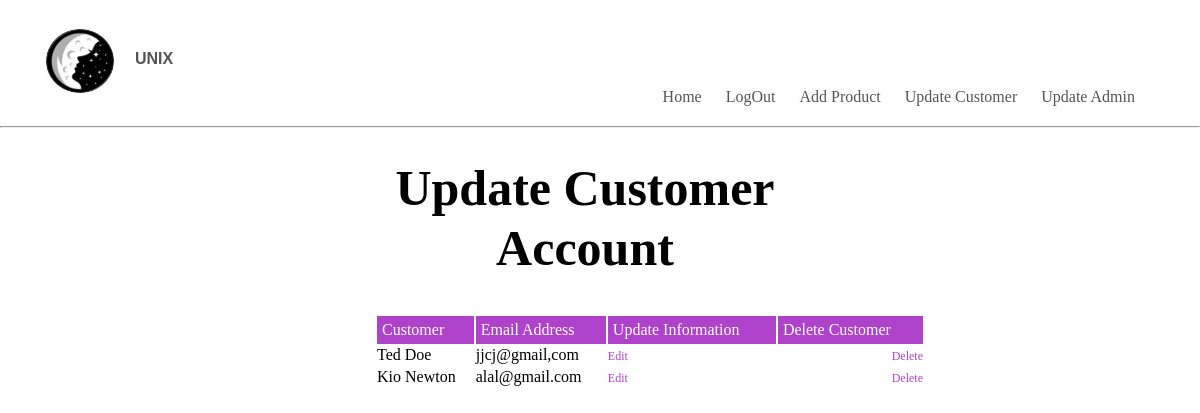
/updatecustomer.php (signed in), run on the app's committed database.
### tables this page shows
CREATE TABLE `users` (
  `id` int(11) NOT NULL,
  `userType` varchar(255) NOT NULL,
  `username` varchar(255) NOT NULL,
  `password` varchar(255) NOT NULL,
  `email` varchar(255) NOT NULL,
  `firstName` varchar(255) NOT NULL,
  `lastName` varchar(255) NOT NULL
);

### updatecustomer.php (the view, shortened to what this page needs)
<?php
require "./database.php";
if ($_SESSION['type'] == 'admin'){
    $query = $pdo->prepare("SELECT * FROM unixdatabase.users where userType='customer'");
    $query->execute();
} else{
    echo 'YOU AR NOT AN ADMIN!';
    exit;
}
?>
<!DOCTYPE html>
<html lang = "en">
<head>
	<link rel = "stylesheet" href ="style.css">
	<link rel="stylesheet"  href="https://stackpath.bootstrapcdn.com/font-awesome/4.7.0/css/font-awesome.min.css">
</head>
<body>
	<div class = "header">
	<div class = "container">
		<div class = "navbar">
		<div class = "logo">
			<img src="mainlogo.jpg" width="70px">
		</div>
			<nav>
                <b> <p style="text-align:left; font-family: helvetica; padding: 20px; padding-top: 30px;">UNIX</p> </b>
				<ul id = "MenuItems">
                    <li> <a href ="./adminPage.php">Home</a></li>
					<li> <a href="./logout.php?data=logout">LogOut</a></li>
                    <li> <a href = "./addproduct.php"> Add Product</a></li>
                    <li> <a href = "./updatecustomer.php"> Update Customer</a></li>
                    <li> <a href = "./updateadmin.php"> Update Admin</a></li>
				</ul>
		</div>
    </div>
    <hr>
	</div>
	<div class = "row">
		<div class = "col-2">
            <h2><center>Update Customer Account</center></h2>
            <table>
                <thread>
                    <tr>
                        <th >Customer</th>
                        <br> <br>
                            <th >Email Address</th>
                            <th>Update Information</th>
                            <th colspan="2">Delete Customer </th>
                        </tr>
                    </thread>
                    <tbody>
                        <tr>
                            <section class="feature-table user">
                            <?php foreach ($query as $info){ ?>
                                <td><?php echo $info['firstName'].' '.$info['lastName']; ?></td>
                                <td><?php echo $info['email'];?></td>
                                <td>
                                    <a href="./editUser.php?user=<?php echo $info['username'];?>">Edit</a>
                                </td>
                                <td>
                                    <a href="./updateadmin.php?data=delete&user=<?php echo $info['username'];?>">Delete</a>
                                </td>
                            <?php } ?>
                            </section>
                        </tr>
                    </tbody>
                </table>
            </div>
        </div>
</body>
</html>

### style.css (style rules this page uses)
* { margin:0; padding:0; box-sizing:border-box; }
.navbar { display:flex; align-items:center; padding:20px; }
nav { flex:1; text-align:right; }
nav ul { display: inline-block; list-style-type:none; }
nav ul li { display: inline-block; margin-right:20px; }
a { text-decoration: none; color:#555; }
p { color:#555; }
.container { max-width: 1300px; margin: auto; padding-left:25px; padding-right:25px; }
.row { padding-left:100px; display:flex; align-items: center; flex-wrap: wrap; justify-content: space-around; }
.col-2 { flex-basis:50%; min-width:30px; padding-top: 30px; }
.col-2 h2 { font-size: 50px; line-height: 60px; margin-right: 130px; }
.header { background: radial-gradient(#fff,#ffffff) }
ul { list-style-type: none; }
table { width:100%; }
th { text-align: left; padding:5px; color:#fff; background:#af42ca; font-weight:normal; }
td { padding:10px 5 px; }
td a { color:#af42ca; font-size:12px; }
td:last-child { text-align:right; }

### data on the page
users: firstName "Ted", lastName "Doe", email "jjcj@gmail,com"
users: firstName "Kio", lastName "Newton", email "alal@gmail.com"
